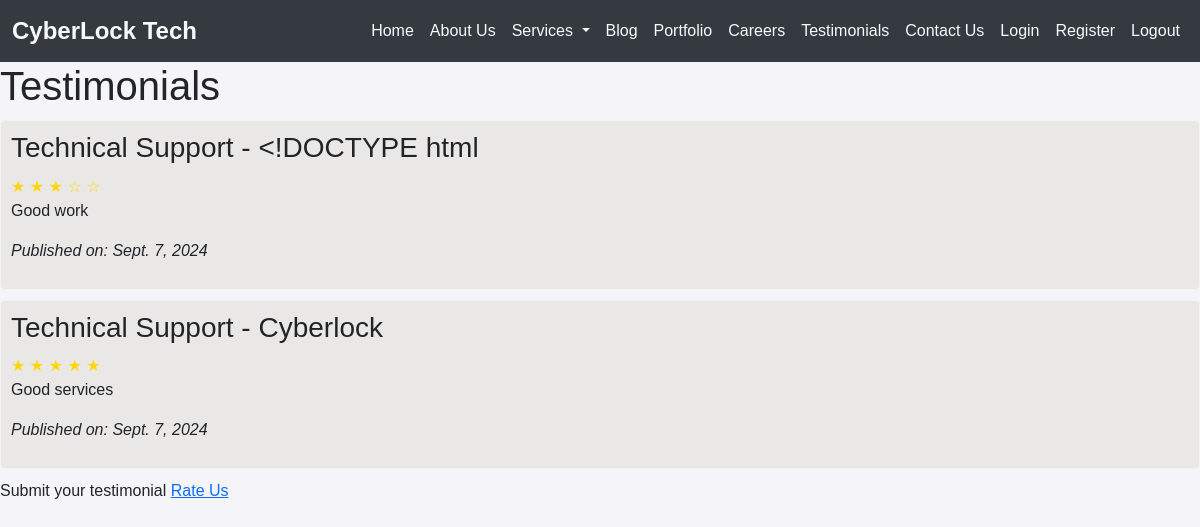
The page /testimonials/ on the database as committed earlier.
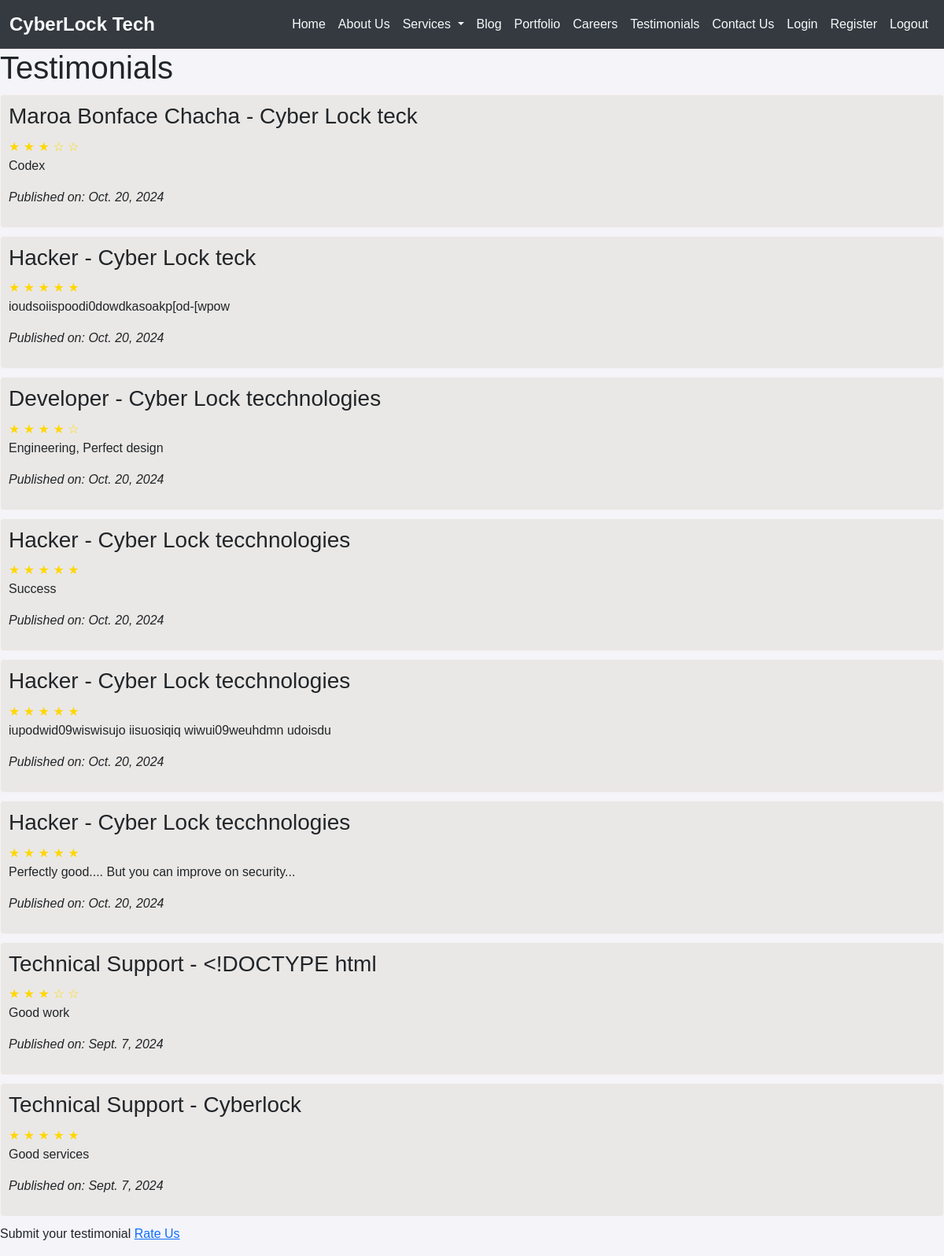
The same page on the database as committed later.
### coreapp/models.py (models this page shows, shortened)
class Testimonial(models.Model):
    name = models.CharField(max_length=100)
    company = models.CharField(max_length=100, blank=True)
    feedback = models.TextField()
    rating = models.PositiveIntegerField()  # Rating from 1 to 5
    profile_picture = models.ImageField(upload_to='testimonial_pictures/', blank=True)
    published_date = models.DateField(auto_now_add=True)
    class Meta:
        ordering = ['-published_date']
        verbose_name = "Testimonial"
        verbose_name_plural = "Testimonials"

### coreapp/views.py (the view)
# urls.py: path('testimonials/', views.testimonial_list, name='testimonial_list'),
def testimonial_list(request):
    testimonials = Testimonial.objects.all()
    return render(request, 'testimonial_list.html', {'testimonials': testimonials})

### templates/testimonial_list.html (shortened to what this page needs)
{% include 'base.html'%}
{% load static %}
<!DOCTYPE html>
<html lang="en">
<head>
</head>
<body>
    <h1>Testimonials</h1>
    {% for testimonial in testimonials %}
    <div class="testimonial">
        <h3>{{ testimonial.name }}{% if testimonial.company %} - {{ testimonial.company }}{% endif %}</h3>
        <div class="rating">
            {% for i in "12345" %}
                {% if i|slice:":1" <= testimonial.rating|stringformat:"i" %}
                ★
                {% else %}
                ☆
                {% endif %}
            {% endfor %}
        </div>
        <p>{{ testimonial.feedback }}</p>
        <p><em>Published on: {{ testimonial.published_date }}</em></p>
    </div>
    {% empty %}
    <p>No testimonials available.</p>
    {% endfor %}
    <p>Submit your testimonial <a href="{% url 'submit_testimonial' %}">Rate Us</a></p>
</body>
</html>

### templates/base.html (shortened to what this page needs)
{% load static %}
<!DOCTYPE html>
<html lang="en">
<head>
    <link href="https://cdn.jsdelivr.net/npm/bootstrap@5.3.0-alpha1/dist/css/bootstrap.min.css" rel="stylesheet">
    <link rel="stylesheet" href="{% static 'css/base.css' %}">
</head>
<body>
    <nav class="navbar navbar-expand-lg navbar-light bg-light">
        <div class="container-fluid">
            <a class="navbar-brand" href="{% url 'home' %}">CyberLock Tech</a>
            <div class="collapse navbar-collapse" id="navbarNav">
                <ul class="navbar-nav ms-auto">
                    <li class="nav-item">
                        <a class="nav-link" href="{% url 'home' %}">Home</a>
                    </li>
                    <li class="nav-item">
                        <a class="nav-link" href="{% url 'about' %}">About Us</a>
                    </li>
                    <li class="nav-item dropdown">
                        <a class="nav-link dropdown-toggle" href="#" id="servicesDropdown" role="button" data-bs-toggle="dropdown" aria-expanded="false">
                            Services
                        </a>
                    </li>
                    <li class="nav-item">
                        <a class="nav-link" href="{% url 'blog_list' %}">Blog</a>
                    </li>
                    <li class="nav-item">
                        <a class="nav-link" href="{% url 'portfolio' %}">Portfolio</a>
                    </li>
                    <li class="nav-item">
                        <a class="nav-link" href="{% url 'job_list' %}">Careers</a>
                    </li>
                    <li class="nav-item">
                        <a class="nav-link" href="{% url 'testimonial_list' %}">Testimonials</a>
                    </li>
                    <li class="nav-item">
                        <a class="nav-link" href="{% url 'contact_form' %}">Contact Us</a>
                    </li>
                    <li class="nav-item">
                        <a class="nav-link" href="{% url 'user_login' %}">Login</a>
                    </li>
                    <li class="nav-item">
                        <a class="nav-link" href="{% url 'user_register' %}">Register</a>
                    </li>
                    <li class="name-item">
                        <a class="nav-link" href="{% url 'user_logout' %}">Logout</a>
                    </li>
                </ul>
            </div>
        </div>
    </nav>
</body>
</html>

### static/css/base.css (style rules this page uses)
.navbar { background-color: #343a40 !important; }
.navbar-brand, .nav-link { color: #f8f9fa !important; }
.navbar-brand { font-weight: bold; font-size: 1.5rem; }
body { font-family: 'Arial', sans-serif; background-color: #f4f4f9; }

### templates/testimonial_list.html (style rules this page uses)
.testimonial { border: 1px solid #f5f2f2; padding: 10px; margin: 10px 0; border-radius: 5px; background-color: rgba(233, 231, 229, 0.904); }
.testimonial h3 { margin: 0 0 10px; }
.testimonial .rating { color: gold; }

Rows that differ between the two databases and show on the page:
added Testimonial: name "Maroa Bonface Chacha", company "Cyber Lock teck", rating 3 (drawn), feedback "Codex", published_date "Oct. 20, 2024"
added Testimonial: name "Hacker", company "Cyber Lock teck", rating 5 (drawn), feedback "ioudsoiispoodi0dowdkasoakp[od-[wpow", published_date "Oct. 20, 2024"
added Testimonial: name "Developer", company "Cyber Lock tecchnologies", rating 4 (drawn), feedback "Engineering, Perfect design", published_date "Oct. 20, 2024"
added Testimonial: name "Hacker", company "Cyber Lock tecchnologies", rating 5 (drawn), feedback "Success", published_date "Oct. 20, 2024"
added Testimonial: name "Hacker", company "Cyber Lock tecchnologies", rating 5 (drawn), feedback "iupodwid09wiswisujo iisuosiqiq wiwui09weuhdmn udoisdu", published_date "Oct. 20, 2024"
added Testimonial: name "Hacker", company "Cyber Lock tecchnologies", rating 5 (drawn), feedback "Perfectly good.... But you can improve on security...", published_date "Oct. 20, 2024"
